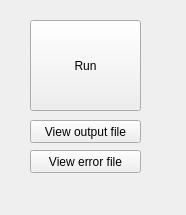
<?xml version="1.0" encoding="UTF-8"?>
<ui version="4.0">
 <class>Form</class>
 <widget class="QWidget" name="Form">
  <property name="geometry">
   <rect>
    <x>0</x>
    <y>0</y>
    <width>186</width>
    <height>215</height>
   </rect>
  </property>
  <property name="windowTitle">
   <string>Form</string>
  </property>
  <widget class="QPushButton" name="pushButton">
   <property name="geometry">
    <rect>
     <x>30</x>
     <y>20</y>
     <width>111</width>
     <height>91</height>
    </rect>
   </property>
   <property name="text">
    <string>Run</string>
   </property>
  </widget>
  <widget class="QPushButton" name="pushButton_2">
   <property name="geometry">
    <rect>
     <x>30</x>
     <y>120</y>
     <width>111</width>
     <height>23</height>
    </rect>
   </property>
   <property name="text">
    <string>View output file</string>
   </property>
  </widget>
  <widget class="QPushButton" name="pushButton_3">
   <property name="geometry">
    <rect>
     <x>30</x>
     <y>150</y>
     <width>111</width>
     <height>23</height>
    </rect>
   </property>
   <property name="text">
    <string>View error file</string>
   </property>
  </widget>
 </widget>
 <resources/>
 <connections/>
</ui>
